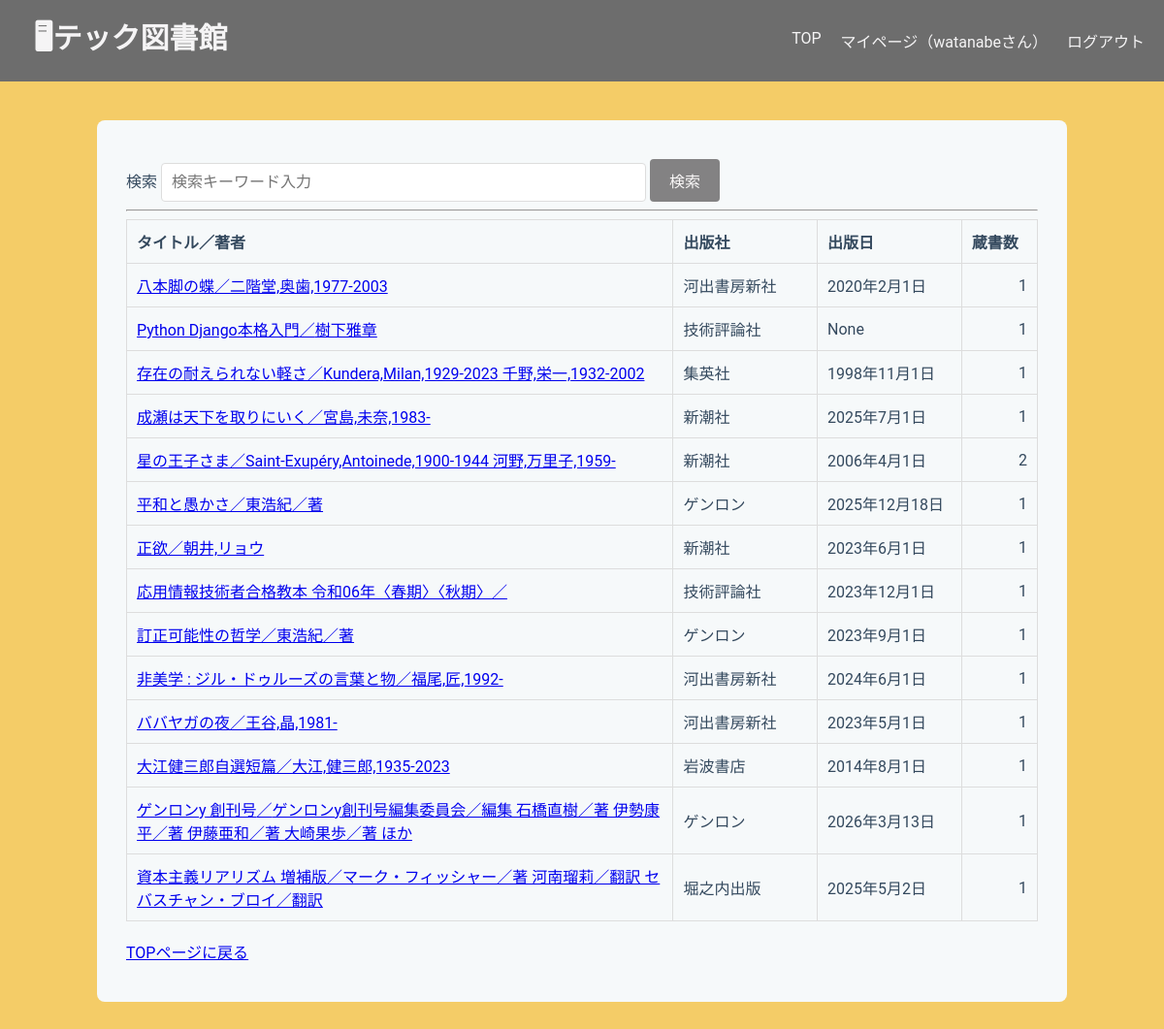
/library/search/results/ (signed in), run on an earlier commit of the app's database.
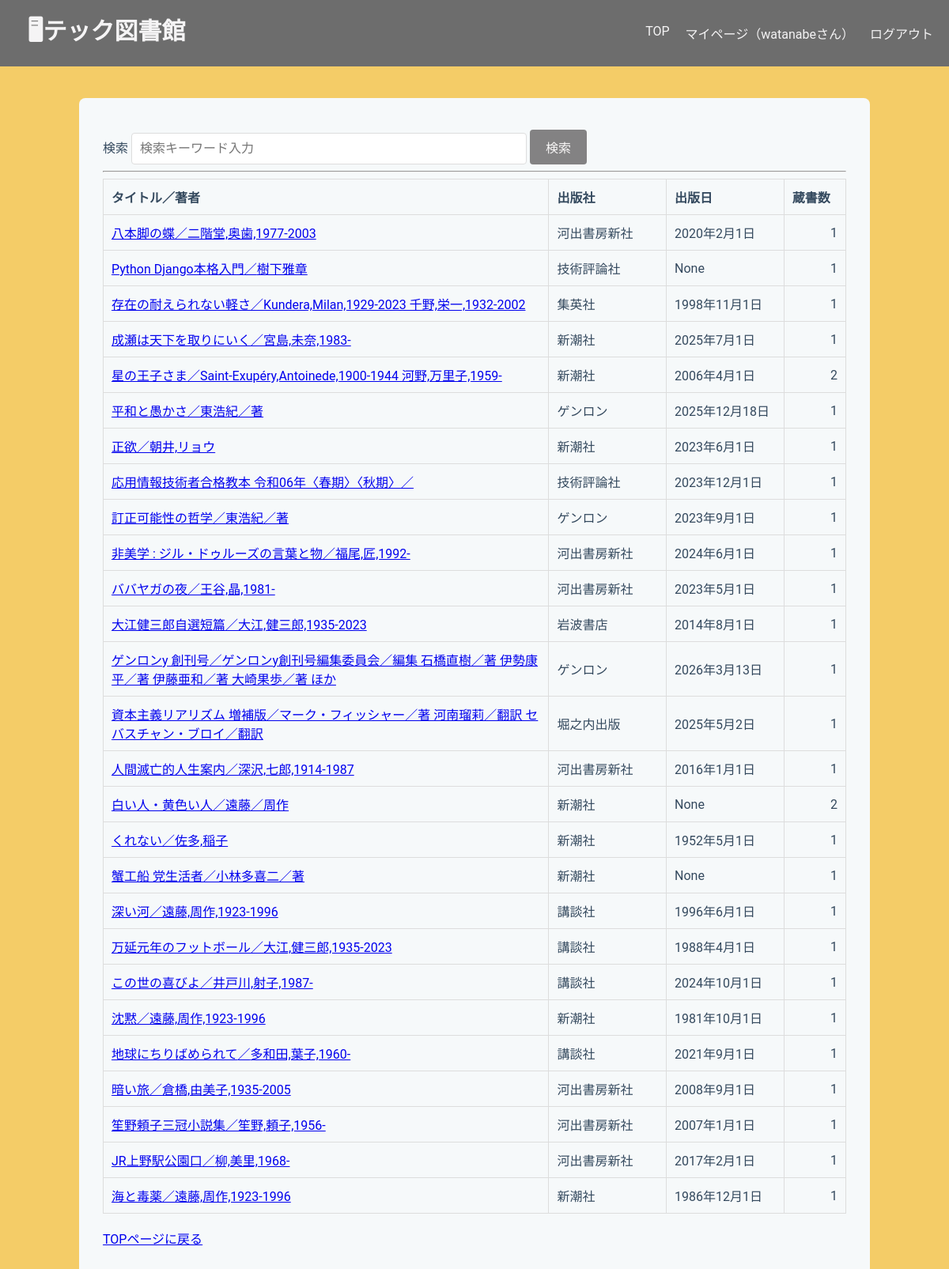
And on a later commit of the database.
### libraryapp/models.py (models this page shows, shortened)
class Book(models.Model):
    isbn = models.CharField(
        max_length=17,
        help_text='ISBN-10 または ISBN-13（ハイフン可）',
        verbose_name='ISBN',
        unique=True,
    )
    title = models.CharField(max_length=200, blank=True)
    author = models.CharField(max_length=200, null=True, blank=True)
    publisher = models.CharField(max_length=200, null=True, blank=True)
    publication_date = models.DateField(null=True, blank=True)
    description = models.TextField(null=True, blank=True)
    cover_url = models.URLField(null=True, blank=True)
    edition_number = models.IntegerField(default=1)
    @property
    def stock_count(self):
        return self.stocks.count()

### libraryapp/views.py (the view)
# urls.py: path('search/results/', views.SearchResultsView.as_view(), name='search_results'),
class SearchResultsView(LoginRequiredMixin, ListView):
    model = Book
    template_name = "libraryapp/search_results.html"
    context_object_name = "book_list"
    paginate_by = 30
    def get_queryset(self):
        queryset = super().get_queryset()
        query = self.request.GET.get('q', '')
        return queryset.filter(
                Q(title__icontains=query) |
                Q(author__icontains=query) |
                Q(publisher__icontains=query)
        )

### templates/libraryapp/search_results.html (shortened to what this page needs)
{% extends "libraryapp/base.html" %}
{% block content %}
<form method="get" action="{% url 'search_results' %}">
    <label for="title">検索</label>
    <input type="text" name="q" placeholder="検索キーワード入力"
        value="{{ request.GET.q|default_if_none:''}}">
    <button type="submit">検索</button>
</form>
<hr>
<table border="1">
    <tr>
        <th class="title">タイトル／著者</th>
        <th class="publisher">出版社</th>
        <th class="date">出版日</th>
        <th class="stock_count">蔵書数</th>
    </tr>
    {% for book in book_list %}
    <tr>
        <td>
            <a href="{% url 'book_detail' book.id %}?{{ request.GET.urlencode }}">
                {{ book.title }}／{{ book.author }}
            </a>
        </td>
        <td>{{ book.publisher }}</td>
        <td>{{ book.publication_date }}</td>
        <td class="stock_count_td">{{ book.stock_count }}</td>
    </tr>
    {% empty %}
    <tr>
        <td colspan="3">該当する本がありません。</td>
    </tr>
    {% endfor %}
</table>
<br>
<a href="{% url 'home' %}">TOPページに戻る</a>
{% endblock content %}

What changed in the data, as far as the page shows it:
added Book: title "人間滅亡的人生案内", author "深沢,七郎,1914-1987", publisher "河出書房新社", publication_date "2016年1月1日", stock_count "1"
added Book: title "白い人・黄色い人", author "遠藤／周作", publisher "新潮社", publication_date "None", stock_count "2"
added Book: title "くれない", author "佐多,稲子", publisher "新潮社", publication_date "1952年5月1日", stock_count "1"
added Book: title "蟹工船 党生活者", author "小林多喜二／著", publisher "新潮社", publication_date "None", stock_count "1"
added Book: title "深い河", author "遠藤,周作,1923-1996", publisher "講談社", publication_date "1996年6月1日", stock_count "1"
added Book: title "万延元年のフットボール", author "大江,健三郎,1935-2023", publisher "講談社", publication_date "1988年4月1日", stock_count "1"
added Book: title "この世の喜びよ", author "井戸川,射子,1987-", publisher "講談社", publication_date "2024年10月1日", stock_count "1"
added Book: title "沈黙", author "遠藤,周作,1923-1996", publisher "新潮社", publication_date "1981年10月1日", stock_count "1"
added Book: title "地球にちりばめられて", author "多和田,葉子,1960-", publisher "講談社", publication_date "2021年9月1日", stock_count "1"
added Book: title "暗い旅", author "倉橋,由美子,1935-2005", publisher "河出書房新社", publication_date "2008年9月1日", stock_count "1"
added Book: title "笙野頼子三冠小説集", author "笙野,頼子,1956-", publisher "河出書房新社", publication_date "2007年1月1日", stock_count "1"
added Book: title "JR上野駅公園口", author "柳,美里,1968-", publisher "河出書房新社", publication_date "2017年2月1日", stock_count "1"
added Book: title "海と毒薬", author "遠藤,周作,1923-1996", publisher "新潮社", publication_date "1986年12月1日", stock_count "1"
